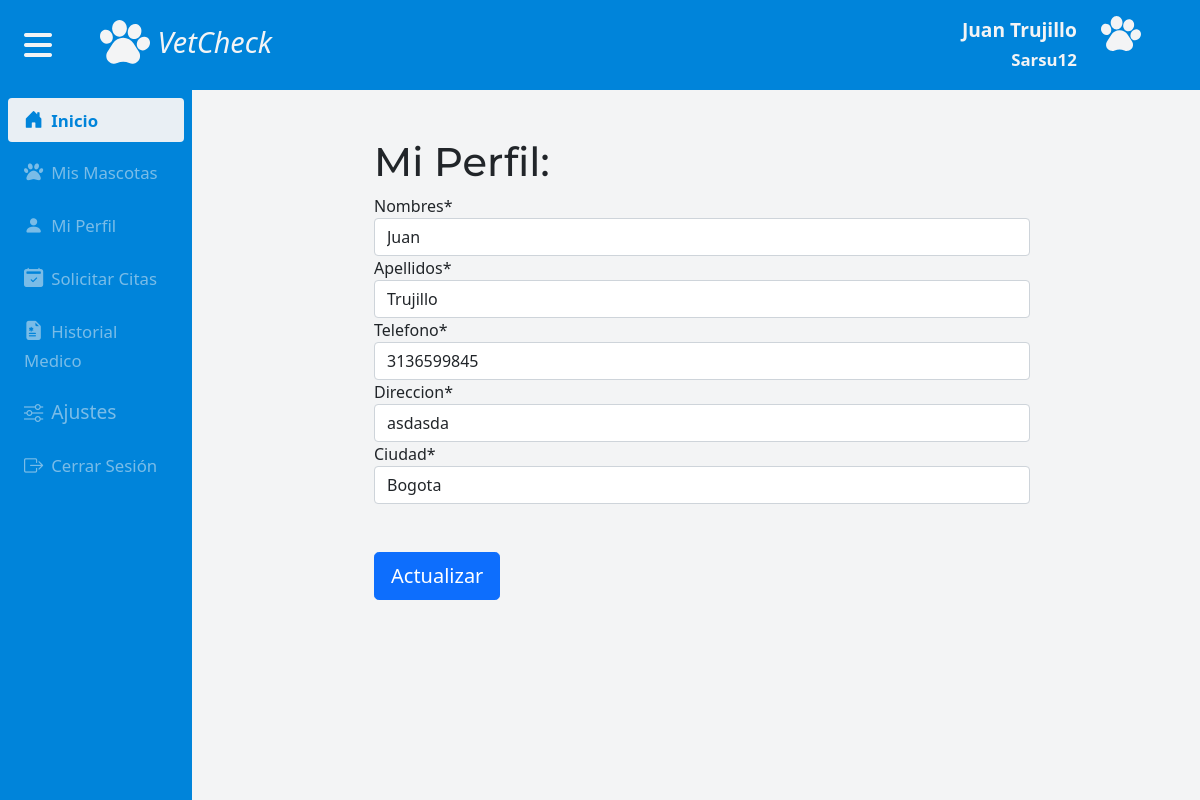
The app's page /actualizar/cliente/ (signed in) with its own data.
### users/models.py (models this page shows, shortened)
class User(AbstractUser):
    groups = models.ForeignKey(Group, on_delete= models.CASCADE, default = 1)

class PerfilCliente (models.Model):
    usuario = models.OneToOneField(User, on_delete=models.CASCADE)
    nombres = models.CharField(verbose_name= "Nombres", max_length= 40)
    apellidos = models.CharField(verbose_name="Apellidos", max_length= 75)
    phone_regex = RegexValidator(regex='^(3)([0-9]){9}$', message = "Por favor escribe el numero en el formato aceptado sin codigo de area ej: 3123456789")
    phone = models.CharField(validators=[phone_regex], max_length=10, verbose_name="Telefono")
    direccion = models.CharField(verbose_name= "Direccion", max_length = 60)
    slug = models.SlugField(null=True, blank = True)
    class Ciudades(models.IntegerChoices):
     BOGOTA=   1, 'Bogota'
     MEDELLIN =   2, 'Medellin'
     CALI =    3, 'Cali'
     BARRANQUILLA =   4, 'Barranquilla'
     CARTAGENA =    5, 'Cartagena'
     CUCUTA =    6, 'Cucuta'
     BUCARAMANGA =    7, 'Bucaramanga'
     VILLAVICENCIO =   8, 'Villavicencio'
     IBAGUE =    9, 'Ibague'
     SANTAMARTA =    10, 'Santa Marta'
     MANIZALES=    11, 'Manizales'
     PEREIRA=    12, 'Pereira'
     NEIVA=    13, 'Neiva'
     PASTO=    14, 'Pasto'
     ARMENIA=    15, 'Armenia'
    ciudad = models.IntegerField(choices = Ciudades.choices , default = Ciudades.BOGOTA)
    def get_absolute_url(self):
        return reverse('profile-cliente')

### vetmain/views.py (the view)
# urls.py: path('actualizar/cliente/', ProfileCliente.as_view(), name="profile-cliente"),
class ProfileCliente(LoginRequiredMixin, generic.UpdateView):
    model = PerfilCliente
    template_name = "profile-cliente.html"
    fields = ['nombres', 'apellidos', 'phone', 'direccion', 'ciudad']
    def get(self, request, *args, **kwargs):
        if self.request.user.groups.name == "Cliente":
            return super().get(request, *args, **kwargs)
        else:
            return(redirect('home'))
    def get_object(self):
        return PerfilCliente.objects.get(pk=self.request.user.perfilcliente.pk)

### vetmain/templates/profile-cliente.html (shortened to what this page needs)
{% extends 'base.html' %}
{% load static %}
{% load crispy_forms_tags %}
{% block css %}
<link rel="stylesheet" href="{% static 'css/vetmain.css' %}">
<link rel="stylesheet" href="https://cdn.jsdelivr.net/npm/fullcalendar@5.9.0/main.min.css">
{% endblock %}
{% block content %}
<section class="home-main">
{% include 'navmain.html' %}
{% if request.user.perfilcliente %}
{% load static %}
<section class="content-main row d-flex justify-content-center">
    {% include 'menu-izquierda.html' %}
    <div class="col-lg-10 col-sm-12 contenidoInner row d-flex justify-content-center px-0">
       <div class="col-md-8 py-5">
        <h1>Mi Perfil:</h1>
      <form class="" method="POST" action="{{form.instance.get_absolute_url}}">{% csrf_token %}
        {{form|crispy}}
        <button type="submit" class="btn btn-primary btn-lg my-5">Actualizar</button>
      </form>
    </div>
    </div>
</section>
{% endif %}
</section>
{% endblock %}

### vetmain/templates/navmain.html (shortened to what this page needs)
{% load static %}
<section class="navcliente">
    <nav class="navbar navbar-expand-lg px-3">
        <div class="container-fluid px-2">
          <a class="me-5 span-sidebar" id="icox" aria-current="page" href="#"><i class="fa fa-bars" id="bars"></i></a>
          <a class="navbar-brand" href="{% url 'home-cliente' %}"><img class="img-fluid img-nav" src="{% static 'img/pawprint.svg'%}" onmouseover="this.src='{% static  'img/logocel.png' %}'" onmouseout="this.src='{% static  'img/pawprint.svg' %}'"> VetCheck</a>
          <div class="collapse navbar-collapse" id="navbarSupportedContent">
            <ul class="navbar-nav ms-auto mb-2 mb-lg-0">
              <li class="nav-item"><a class="nav-link nav-linkPC active" aria-current="page" href="#">
                <div class="row">
                  <div class="col-8 text-end">
                    <strong >{{request.user.perfilcliente.nombres}} {{request.user.perfilcliente.apellidos}}</strong>
                    <small class="font-weight-light">{{request.user.username}}</small>
                  </div>
                  <div class="col-4">
                  <img href="#" src="{% static 'img/pawprint.svg'%}" style="max-width: 40px;">
                  </div>
                </div>
              </a></li>
            </ul>
          </div>
        </div>
      </nav>
</section>

### VetCheck/static/css/base.css (style rules this page uses)
body { font-size:16px; margin: 0; height: 100%; overflow-x: hidden; }
h1,h2,h3 { font-family: 'Montserrat', sans-serif!important; }
html { margin: 0; height: 100%; }

### VetCheck/static/css/vetmain.css (style rules this page uses)
.home-main { height: 100%!important; width: 100%; overflow-x: hidden; overflow-y: hidden; }
.contenidoInner { -webkit-transition: all 0.3s ease; transition: all 0.3s ease; }
.navcliente .navbar { background-color: #0084da!important; }
.navcliente .navbar-brand { color:#f3f4f5; font-weight:lighter; font-style: italic; font-size: 1.8rem; }
.navcliente .navbar .nav-link { color: #f3f4f5 !important; font-size: 1.2rem; opacity: 0.5; }
.navcliente .navbar .active { opacity: 1!important; color: #f3f4f5 !important; font-weight: bold; }
.navcliente .navbar-brand img { max-width:50px; }
.content-main { height: 100%; }
.navcliente .span-sidebar { font-size: 2rem!important; color:#f3f4f5; }
.content-main .contenidoInner { overflow-y: auto; height: 100%; position: relative; }

### records on screen
User: user.perfilcliente.nombres "Juan", user.perfilcliente.apellidos "Trujillo", user.username "Sarsu12"
PerfilCliente: nombres "Juan", apellidos "Trujillo", phone "3136599845", direccion "asdasda", ciudad "Bogota"
